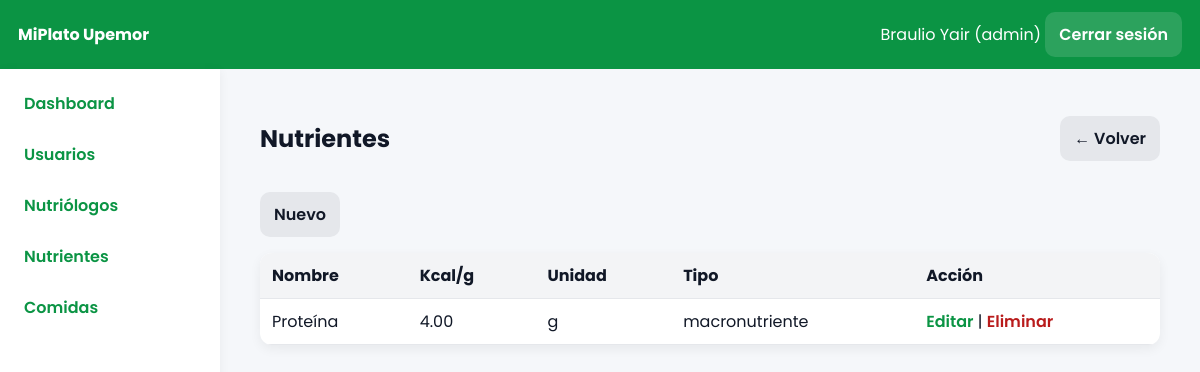
The app's page /index.php?controller=admin&action=nutrientes (signed in) with its own data.
### tables this page shows
CREATE TABLE `nutrientes` (
  `id_nutriente` int(11) NOT NULL AUTO_INCREMENT,
  `nombre` varchar(120) NOT NULL,
  `calorias_por_gramo` decimal(6,2) NOT NULL DEFAULT 0.00,
  `unidad_medida` varchar(30) NOT NULL DEFAULT 'g',
  `tipo` varchar(60) NOT NULL DEFAULT 'macronutriente',
  PRIMARY KEY (`id_nutriente`)
);

### app/core/Controller.php (called while the page is built, shortened)
<?php
class Controller{
protected function view($file,$data=[]){$view=$file;extract($data);include __DIR__.'/../views/layout.php';}
protected function partial($file,$data=[]){extract($data);include __DIR__.'/../views/'.$file.'.php';}
}

### app/controllers/AdminController.php (called while the page is built, shortened)
<?php
require_once __DIR__.'/../models/User.php';require_once __DIR__.'/../models/Nutriente.php';require_once __DIR__.'/../models/Comida.php';require_once __DIR__.'/../models/EstudianteDetalle.php';
class AdminController extends Controller{
public function nutrientes(){ $this->requireRole('admin'); $list=(new Nutriente())->all(); $this->view('admin/nutrientes/index',compact('list'));}
}

### app/core/Router.php (called while the page is built)
<?php
class Router{public static function dispatch(){$c=$_GET['controller']??'auth';$a=$_GET['action']??'login';$cn=ucfirst($c).'Controller';$f=__DIR__.'/../controllers/'.$cn.'.php';if(!file_exists($f)){http_response_code(404);echo'Controller not found';exit;}require_once $f; if(!class_exists($cn)){echo'Class not found';exit;} $o=new $cn(); if(!method_exists($o,$a)){echo'Action not found';exit;} $o->$a();}}

### index.php (called while the page is built, shortened)
<?php
require __DIR__.'/app/core/Controller.php';
require __DIR__.'/app/core/Model.php';
require __DIR__.'/app/core/Database.php';
require __DIR__.'/app/core/Router.php';
Router::dispatch();

### app/core/Database.php (called while the page is built)
<?php
class Database{private static $c=null;public static function getConnection(){if(self::$c===null){$dsn='mysql:host='.DB_HOST.';dbname='.DB_NAME.';charset=utf8mb4';self::$c=new PDO($dsn,DB_USER,DB_PASS,[PDO::ATTR_ERRMODE=>PDO::ERRMODE_EXCEPTION,PDO::ATTR_DEFAULT_FETCH_MODE=>PDO::FETCH_ASSOC]);}return self::$c;}}

### app/core/Model.php (called while the page is built)
<?php class Model{protected $db;function __construct(){ $this->db=Database::getConnection();}}

### app/models/Nutriente.php (called while the page is built, shortened)
<?php
class Nutriente extends Model
{
    public function all()
    {
        $sql = "SELECT id_nutriente, nombre, calorias_por_gramo, unidad_medida, tipo
                FROM nutrientes
                ORDER BY id_nutriente DESC";
        return $this->db->query($sql)->fetchAll();
    }
}

### app/views/admin/nutrientes/index.php (the view)
<div class='page-head'><h2>Nutrientes</h2><a class='btn' href='index.php?controller=admin&action=dashboard'>← Volver</a></div>
<div class='actions'><a class='btn' href='index.php?controller=admin&action=nutrienteForm'>Nuevo</a></div>
<table class='table'><thead><tr><th>Nombre</th><th>Kcal/g</th><th>Unidad</th><th>Tipo</th><th>Acción</th></tr></thead><tbody>
<?php foreach($list as $n): ?><tr><td><?= htmlspecialchars($n['nombre']) ?></td><td><?= $n['calorias_por_gramo'] ?></td><td><?= htmlspecialchars($n['unidad_medida']) ?></td><td><?= htmlspecialchars($n['tipo']) ?></td>
<td><a class='link' href='index.php?controller=admin&action=nutrienteForm&id=<?= $n['id_nutriente'] ?>'>Editar</a> | <a class='link danger' href='index.php?controller=admin&action=nutrienteDelete&id=<?= $n['id_nutriente'] ?>' onclick="return confirm('¿Seguro que deseas eliminar este nutriente?');">Eliminar</a></td></tr><?php endforeach; ?></tbody></table>

### public/css/app.css (style rules this page uses)
* { box-sizing:border-box }
body { font-family:'Poppins',system-ui,Segoe UI,Roboto,Arial,sans-serif;background:#f5f7fa;margin:0;color:#111827 }
.btn { display:inline-block;padding:10px 14px;border-radius:10px;border:0;background:#e5e7eb;text-decoration:none;color:#111827;font-weight:600 }
.actions { margin:16px 0;display:flex;gap:8px;flex-wrap:wrap }
.table { width:100%;border-collapse:collapse;background:#fff;border-radius:12px;overflow:hidden;box-shadow:0 4px 12px rgba(0,0,0,.06) }
.table th,.table td { padding:10px 12px;border-bottom:1px solid #e5e7eb;vertical-align:top }
.table th { background:#f3f4f6;text-align:left }
.link { color:#0b9444;text-decoration:none;font-weight:600 }
.link.danger { color:#b91c1c }
.page-head { display:flex;align-items:center;justify-content:space-between;margin:8px 0 12px }

### records on screen
nutrientes: nombre "Proteína", calorias_por_gramo "4.00", unidad_medida "g", tipo "macronutriente"

### other values on screen
$_SESSION['user']['nombre'] "Braulio Yair"
$_SESSION['user']['rol'] "admin"
